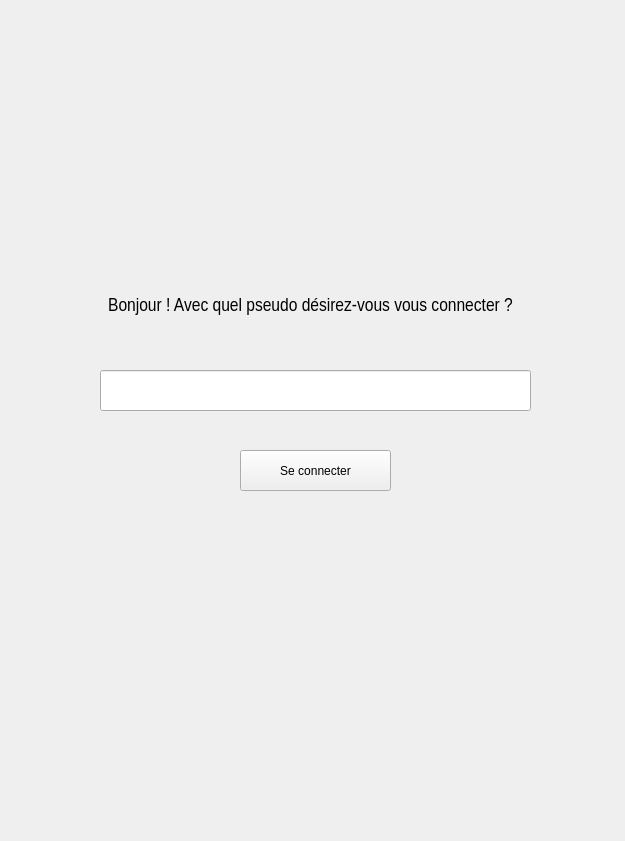
<?xml version="1.0" encoding="UTF-8"?>
<ui version="4.0">
 <class>Login</class>
 <widget class="QWidget" name="Login">
  <property name="geometry">
   <rect>
    <x>0</x>
    <y>0</y>
    <width>625</width>
    <height>841</height>
   </rect>
  </property>
  <property name="windowTitle">
   <string>Form</string>
  </property>
  <widget class="QLabel" name="msg_login">
   <property name="geometry">
    <rect>
     <x>0</x>
     <y>250</y>
     <width>621</width>
     <height>111</height>
    </rect>
   </property>
   <property name="font">
    <font>
     <family>Arial Narrow</family>
     <pointsize>14</pointsize>
    </font>
   </property>
   <property name="text">
    <string>Bonjour ! Avec quel pseudo désirez-vous vous connecter ?</string>
   </property>
   <property name="alignment">
    <set>Qt::AlignCenter</set>
   </property>
  </widget>
  <widget class="QLineEdit" name="login">
   <property name="geometry">
    <rect>
     <x>100</x>
     <y>370</y>
     <width>431</width>
     <height>41</height>
    </rect>
   </property>
   <property name="font">
    <font>
     <family>Arial Narrow</family>
     <pointsize>12</pointsize>
    </font>
   </property>
  </widget>
  <widget class="QPushButton" name="submit_login">
   <property name="geometry">
    <rect>
     <x>240</x>
     <y>450</y>
     <width>151</width>
     <height>41</height>
    </rect>
   </property>
   <property name="text">
    <string>Se connecter</string>
   </property>
  </widget>
 </widget>
 <resources/>
 <connections/>
</ui>
